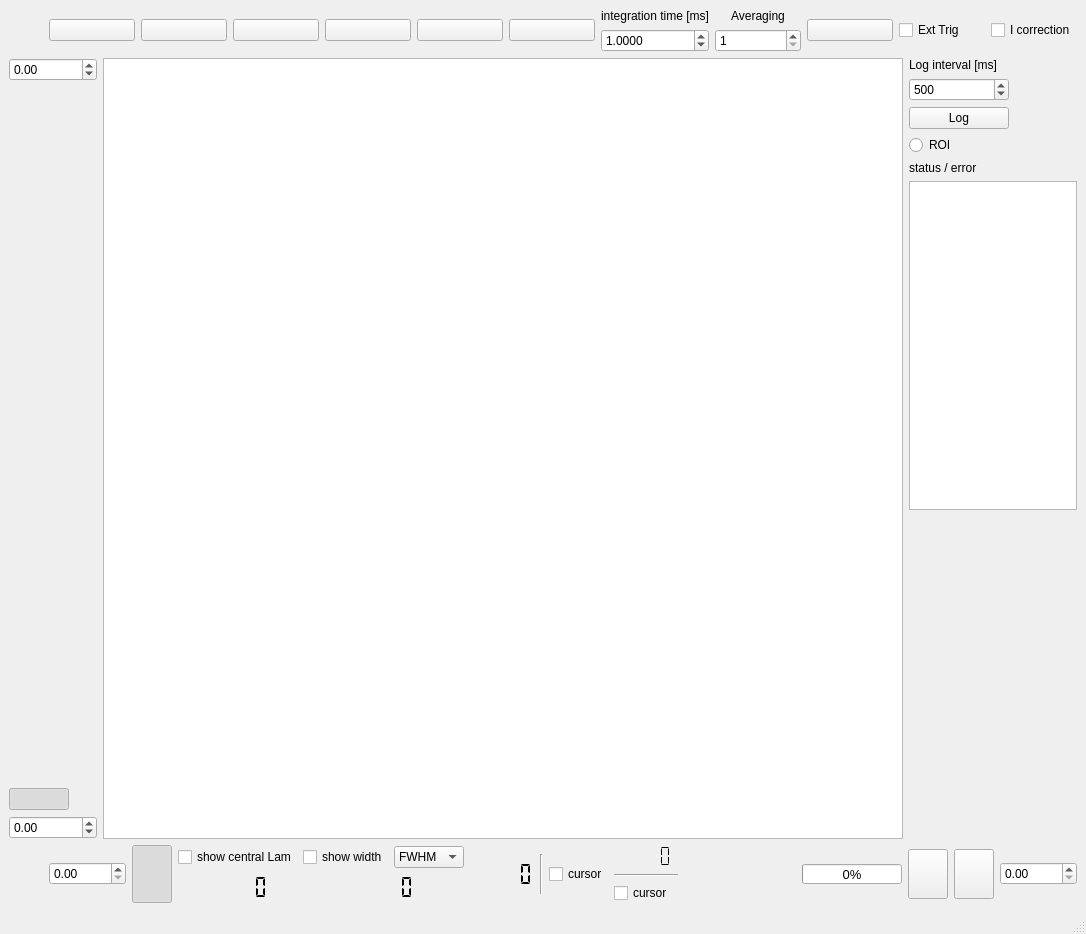
<?xml version="1.0" encoding="UTF-8"?>
<ui version="4.0">
 <class>Spectrometer</class>
 <widget class="QMainWindow" name="Spectrometer">
  <property name="geometry">
   <rect>
    <x>0</x>
    <y>0</y>
    <width>1086</width>
    <height>934</height>
   </rect>
  </property>
  <property name="windowTitle">
   <string>Spectrometer</string>
  </property>
  <property name="animated">
   <bool>true</bool>
  </property>
  <widget class="QWidget" name="centralwidget">
   <property name="sizePolicy">
    <sizepolicy hsizetype="Preferred" vsizetype="MinimumExpanding">
     <horstretch>0</horstretch>
     <verstretch>0</verstretch>
    </sizepolicy>
   </property>
   <layout class="QVBoxLayout" name="verticalLayout_11">
    <item>
     <layout class="QHBoxLayout" name="horizontalLayout_3">
      <item>
       <spacer name="horizontalSpacer_2">
        <property name="orientation">
         <enum>Qt::Horizontal</enum>
        </property>
        <property name="sizeType">
         <enum>QSizePolicy::Fixed</enum>
        </property>
        <property name="sizeHint" stdset="0">
         <size>
          <width>40</width>
          <height>20</height>
         </size>
        </property>
       </spacer>
      </item>
      <item>
       <widget class="QPushButton" name="connectBt">
        <property name="text">
         <string/>
        </property>
        <property name="icon">
         <iconset>
          <normaloff>plug.png</normaloff>plug.png</iconset>
        </property>
        <property name="iconSize">
         <size>
          <width>40</width>
          <height>40</height>
         </size>
        </property>
        <property name="checkable">
         <bool>true</bool>
        </property>
       </widget>
      </item>
      <item>
       <widget class="QPushButton" name="openBt">
        <property name="text">
         <string/>
        </property>
        <property name="icon">
         <iconset>
          <normaloff>folder.png</normaloff>folder.png</iconset>
        </property>
        <property name="iconSize">
         <size>
          <width>40</width>
          <height>40</height>
         </size>
        </property>
       </widget>
      </item>
      <item>
       <widget class="QPushButton" name="saveBt">
        <property name="text">
         <string/>
        </property>
        <property name="icon">
         <iconset>
          <normaloff>save.png</normaloff>save.png</iconset>
        </property>
        <property name="iconSize">
         <size>
          <width>40</width>
          <height>40</height>
         </size>
        </property>
       </widget>
      </item>
      <item>
       <widget class="QPushButton" name="TakeBkgBt">
        <property name="text">
         <string/>
        </property>
        <property name="icon">
         <iconset>
          <normaloff>set bkg.png</normaloff>set bkg.png</iconset>
        </property>
        <property name="iconSize">
         <size>
          <width>70</width>
          <height>40</height>
         </size>
        </property>
       </widget>
      </item>
      <item>
       <widget class="QPushButton" name="BkgBt">
        <property name="enabled">
         <bool>true</bool>
        </property>
        <property name="text">
         <string/>
        </property>
        <property name="icon">
         <iconset>
          <normaloff>bulb grey.png</normaloff>bulb grey.png</iconset>
        </property>
        <property name="iconSize">
         <size>
          <width>40</width>
          <height>40</height>
         </size>
        </property>
        <property name="checkable">
         <bool>true</bool>
        </property>
        <property name="checked">
         <bool>false</bool>
        </property>
        <property name="autoDefault">
         <bool>false</bool>
        </property>
       </widget>
      </item>
      <item>
       <widget class="QPushButton" name="startBt">
        <property name="enabled">
         <bool>true</bool>
        </property>
        <property name="text">
         <string/>
        </property>
        <property name="icon">
         <iconset>
          <normaloff>play.png</normaloff>play.png</iconset>
        </property>
        <property name="iconSize">
         <size>
          <width>40</width>
          <height>40</height>
         </size>
        </property>
        <property name="checkable">
         <bool>true</bool>
        </property>
        <property name="checked">
         <bool>false</bool>
        </property>
       </widget>
      </item>
      <item>
       <layout class="QVBoxLayout" name="verticalLayout">
        <item>
         <widget class="QLabel" name="label">
          <property name="text">
           <string>&lt;html&gt;&lt;head/&gt;&lt;body&gt;&lt;p align=&quot;center&quot;&gt;integration time [ms]&lt;/p&gt;&lt;/body&gt;&lt;/html&gt;</string>
          </property>
         </widget>
        </item>
        <item>
         <widget class="QDoubleSpinBox" name="Tint">
          <property name="decimals">
           <number>4</number>
          </property>
          <property name="minimum">
           <double>0.010000000000000</double>
          </property>
          <property name="maximum">
           <double>100000.000000000000000</double>
          </property>
          <property name="singleStep">
           <double>1.000000000000000</double>
          </property>
          <property name="value">
           <double>1.000000000000000</double>
          </property>
         </widget>
        </item>
       </layout>
      </item>
      <item>
       <layout class="QVBoxLayout" name="verticalLayout_2">
        <item>
         <widget class="QLabel" name="label_2">
          <property name="text">
           <string>&lt;html&gt;&lt;head/&gt;&lt;body&gt;&lt;p align=&quot;center&quot;&gt;Averaging&lt;/p&gt;&lt;/body&gt;&lt;/html&gt;</string>
          </property>
         </widget>
        </item>
        <item>
         <widget class="QSpinBox" name="Averaging">
          <property name="minimum">
           <number>1</number>
          </property>
          <property name="maximum">
           <number>100000</number>
          </property>
          <property name="value">
           <number>1</number>
          </property>
          <property name="displayIntegerBase">
           <number>10</number>
          </property>
         </widget>
        </item>
       </layout>
      </item>
      <item>
       <widget class="QPushButton" name="configBt">
        <property name="text">
         <string/>
        </property>
        <property name="icon">
         <iconset>
          <normaloff>config.png</normaloff>config.png</iconset>
        </property>
        <property name="iconSize">
         <size>
          <width>40</width>
          <height>40</height>
         </size>
        </property>
        <property name="checkable">
         <bool>false</bool>
        </property>
       </widget>
      </item>
      <item>
       <widget class="QCheckBox" name="ExtTrig">
        <property name="text">
         <string>Ext Trig</string>
        </property>
       </widget>
      </item>
      <item>
       <widget class="QCheckBox" name="ICalib">
        <property name="text">
         <string>I correction</string>
        </property>
       </widget>
      </item>
     </layout>
    </item>
    <item>
     <layout class="QHBoxLayout" name="horizontalLayout_4">
      <item>
       <layout class="QVBoxLayout" name="verticalLayout_4">
        <item>
         <widget class="QDoubleSpinBox" name="SetYmax">
          <property name="decimals">
           <number>2</number>
          </property>
          <property name="minimum">
           <double>-100000.000000000000000</double>
          </property>
          <property name="maximum">
           <double>100000.000000000000000</double>
          </property>
         </widget>
        </item>
        <item>
         <spacer name="verticalSpacer">
          <property name="orientation">
           <enum>Qt::Vertical</enum>
          </property>
          <property name="sizeHint" stdset="0">
           <size>
            <width>20</width>
            <height>40</height>
           </size>
          </property>
         </spacer>
        </item>
        <item>
         <widget class="QPushButton" name="ScaleVerBt">
          <property name="maximumSize">
           <size>
            <width>60</width>
            <height>16777215</height>
           </size>
          </property>
          <property name="text">
           <string/>
          </property>
          <property name="icon">
           <iconset>
            <normaloff>double arrow 2.png</normaloff>double arrow 2.png</iconset>
          </property>
          <property name="iconSize">
           <size>
            <width>50</width>
            <height>50</height>
           </size>
          </property>
          <property name="checkable">
           <bool>true</bool>
          </property>
          <property name="checked">
           <bool>true</bool>
          </property>
         </widget>
        </item>
        <item>
         <widget class="QDoubleSpinBox" name="SetYmin">
          <property name="decimals">
           <number>2</number>
          </property>
          <property name="minimum">
           <double>-100000.000000000000000</double>
          </property>
          <property name="maximum">
           <double>100000.000000000000000</double>
          </property>
         </widget>
        </item>
       </layout>
      </item>
      <item>
       <widget class="QGraphicsView" name="SpecView">
        <property name="minimumSize">
         <size>
          <width>800</width>
          <height>400</height>
         </size>
        </property>
       </widget>
      </item>
      <item>
       <layout class="QVBoxLayout" name="verticalLayout_10">
        <item>
         <layout class="QVBoxLayout" name="verticalLayout_9">
          <item>
           <widget class="QLabel" name="label_4">
            <property name="text">
             <string>Log interval [ms]</string>
            </property>
           </widget>
          </item>
          <item>
           <widget class="QDoubleSpinBox" name="log_f">
            <property name="maximumSize">
             <size>
              <width>100</width>
              <height>16777215</height>
             </size>
            </property>
            <property name="decimals">
             <number>0</number>
            </property>
            <property name="maximum">
             <double>99999999.000000000000000</double>
            </property>
            <property name="value">
             <double>500.000000000000000</double>
            </property>
           </widget>
          </item>
          <item>
           <widget class="QPushButton" name="logBtn">
            <property name="maximumSize">
             <size>
              <width>100</width>
              <height>16777215</height>
             </size>
            </property>
            <property name="text">
             <string>Log</string>
            </property>
            <property name="icon">
             <iconset>
              <normaloff>loggg.svg</normaloff>loggg.svg</iconset>
            </property>
            <property name="iconSize">
             <size>
              <width>32</width>
              <height>32</height>
             </size>
            </property>
            <property name="checkable">
             <bool>true</bool>
            </property>
           </widget>
          </item>
          <item>
           <widget class="QRadioButton" name="roiBtn">
            <property name="maximumSize">
             <size>
              <width>100</width>
              <height>16777215</height>
             </size>
            </property>
            <property name="text">
             <string>ROI</string>
            </property>
           </widget>
          </item>
         </layout>
        </item>
        <item>
         <layout class="QVBoxLayout" name="verticalLayout_8">
          <item>
           <widget class="QLabel" name="label_5">
            <property name="maximumSize">
             <size>
              <width>100</width>
              <height>16777215</height>
             </size>
            </property>
            <property name="text">
             <string>status / error</string>
            </property>
           </widget>
          </item>
          <item>
           <widget class="QTextBrowser" name="status">
            <property name="minimumSize">
             <size>
              <width>0</width>
              <height>200</height>
             </size>
            </property>
            <property name="maximumSize">
             <size>
              <width>200</width>
              <height>16777215</height>
             </size>
            </property>
            <property name="font">
             <font>
              <pointsize>10</pointsize>
             </font>
            </property>
           </widget>
          </item>
          <item>
           <spacer name="verticalSpacer_2">
            <property name="orientation">
             <enum>Qt::Vertical</enum>
            </property>
            <property name="sizeHint" stdset="0">
             <size>
              <width>20</width>
              <height>40</height>
             </size>
            </property>
           </spacer>
          </item>
         </layout>
        </item>
       </layout>
      </item>
     </layout>
    </item>
    <item>
     <layout class="QHBoxLayout" name="horizontalLayout_2">
      <property name="sizeConstraint">
       <enum>QLayout::SetFixedSize</enum>
      </property>
      <item>
       <spacer name="horizontalSpacer">
        <property name="orientation">
         <enum>Qt::Horizontal</enum>
        </property>
        <property name="sizeType">
         <enum>QSizePolicy::Fixed</enum>
        </property>
        <property name="sizeHint" stdset="0">
         <size>
          <width>40</width>
          <height>20</height>
         </size>
        </property>
       </spacer>
      </item>
      <item>
       <widget class="QDoubleSpinBox" name="SetXmin">
        <property name="maximumSize">
         <size>
          <width>16777215</width>
          <height>16777215</height>
         </size>
        </property>
        <property name="decimals">
         <number>2</number>
        </property>
        <property name="maximum">
         <double>10000.000000000000000</double>
        </property>
       </widget>
      </item>
      <item>
       <widget class="QPushButton" name="ScaleHorBt">
        <property name="maximumSize">
         <size>
          <width>16777215</width>
          <height>60</height>
         </size>
        </property>
        <property name="text">
         <string/>
        </property>
        <property name="icon">
         <iconset>
          <normaloff>double arrow.png</normaloff>double arrow.png</iconset>
        </property>
        <property name="iconSize">
         <size>
          <width>50</width>
          <height>50</height>
         </size>
        </property>
        <property name="checkable">
         <bool>true</bool>
        </property>
        <property name="checked">
         <bool>true</bool>
        </property>
       </widget>
      </item>
      <item>
       <layout class="QVBoxLayout" name="verticalLayout_5">
        <property name="sizeConstraint">
         <enum>QLayout::SetMinimumSize</enum>
        </property>
       </layout>
      </item>
      <item>
       <layout class="QVBoxLayout" name="verticalLayout_6">
        <item>
         <widget class="QCheckBox" name="ShowLam">
          <property name="text">
           <string>show central Lam</string>
          </property>
         </widget>
        </item>
        <item>
         <widget class="QLCDNumber" name="lam_cent">
          <property name="maximumSize">
           <size>
            <width>16777215</width>
            <height>25</height>
           </size>
          </property>
          <property name="font">
           <font>
            <bold>false</bold>
           </font>
          </property>
          <property name="styleSheet">
           <string notr="true"/>
          </property>
          <property name="lineWidth">
           <number>0</number>
          </property>
          <property name="smallDecimalPoint">
           <bool>false</bool>
          </property>
          <property name="segmentStyle">
           <enum>QLCDNumber::Flat</enum>
          </property>
         </widget>
        </item>
       </layout>
      </item>
      <item>
       <layout class="QVBoxLayout" name="verticalLayout_7">
        <item>
         <layout class="QHBoxLayout" name="horizontalLayout_5">
          <item>
           <widget class="QCheckBox" name="ShowWidth">
            <property name="maximumSize">
             <size>
              <width>16777215</width>
              <height>30</height>
             </size>
            </property>
            <property name="text">
             <string>show width</string>
            </property>
           </widget>
          </item>
          <item>
           <widget class="QComboBox" name="width_type">
            <item>
             <property name="text">
              <string>FWHM</string>
             </property>
            </item>
            <item>
             <property name="text">
              <string>e^-2</string>
             </property>
            </item>
            <item>
             <property name="text">
              <string>4sigma</string>
             </property>
            </item>
           </widget>
          </item>
         </layout>
        </item>
        <item>
         <widget class="QLCDNumber" name="lam_width">
          <property name="maximumSize">
           <size>
            <width>16777215</width>
            <height>25</height>
           </size>
          </property>
          <property name="font">
           <font>
            <bold>false</bold>
           </font>
          </property>
          <property name="styleSheet">
           <string notr="true"/>
          </property>
          <property name="lineWidth">
           <number>0</number>
          </property>
          <property name="segmentStyle">
           <enum>QLCDNumber::Flat</enum>
          </property>
         </widget>
        </item>
       </layout>
      </item>
      <item>
       <layout class="QHBoxLayout" name="horizontalLayout">
        <property name="sizeConstraint">
         <enum>QLayout::SetMinimumSize</enum>
        </property>
        <item>
         <widget class="QLCDNumber" name="vpos">
          <property name="font">
           <font>
            <bold>false</bold>
           </font>
          </property>
          <property name="styleSheet">
           <string notr="true"/>
          </property>
          <property name="lineWidth">
           <number>0</number>
          </property>
          <property name="segmentStyle">
           <enum>QLCDNumber::Flat</enum>
          </property>
         </widget>
        </item>
        <item>
         <widget class="Line" name="line_2">
          <property name="maximumSize">
           <size>
            <width>16777215</width>
            <height>40</height>
           </size>
          </property>
          <property name="orientation">
           <enum>Qt::Vertical</enum>
          </property>
         </widget>
        </item>
        <item>
         <widget class="QCheckBox" name="VerCursor">
          <property name="maximumSize">
           <size>
            <width>16777215</width>
            <height>30</height>
           </size>
          </property>
          <property name="text">
           <string>cursor</string>
          </property>
         </widget>
        </item>
       </layout>
      </item>
      <item>
       <layout class="QVBoxLayout" name="verticalLayout_3">
        <property name="sizeConstraint">
         <enum>QLayout::SetMinimumSize</enum>
        </property>
        <item>
         <widget class="QLCDNumber" name="hpos">
          <property name="lineWidth">
           <number>0</number>
          </property>
          <property name="segmentStyle">
           <enum>QLCDNumber::Flat</enum>
          </property>
         </widget>
        </item>
        <item>
         <widget class="Line" name="line">
          <property name="maximumSize">
           <size>
            <width>16777215</width>
            <height>20</height>
           </size>
          </property>
          <property name="orientation">
           <enum>Qt::Horizontal</enum>
          </property>
         </widget>
        </item>
        <item>
         <widget class="QCheckBox" name="HorizCursor">
          <property name="maximumSize">
           <size>
            <width>16777215</width>
            <height>25</height>
           </size>
          </property>
          <property name="text">
           <string>cursor</string>
          </property>
         </widget>
        </item>
       </layout>
      </item>
      <item>
       <spacer name="horizontalSpacer_3">
        <property name="orientation">
         <enum>Qt::Horizontal</enum>
        </property>
        <property name="sizeHint" stdset="0">
         <size>
          <width>40</width>
          <height>20</height>
         </size>
        </property>
       </spacer>
      </item>
      <item>
       <widget class="QProgressBar" name="WaitBar">
        <property name="sizePolicy">
         <sizepolicy hsizetype="Fixed" vsizetype="Fixed">
          <horstretch>180</horstretch>
          <verstretch>20</verstretch>
         </sizepolicy>
        </property>
        <property name="minimumSize">
         <size>
          <width>100</width>
          <height>0</height>
         </size>
        </property>
        <property name="maximumSize">
         <size>
          <width>16777215</width>
          <height>20</height>
         </size>
        </property>
        <property name="font">
         <font>
          <pointsize>10</pointsize>
         </font>
        </property>
        <property name="value">
         <number>0</number>
        </property>
       </widget>
      </item>
      <item>
       <widget class="QPushButton" name="clipBt">
        <property name="maximumSize">
         <size>
          <width>16777215</width>
          <height>50</height>
         </size>
        </property>
        <property name="text">
         <string/>
        </property>
        <property name="icon">
         <iconset>
          <normaloff>paper clip.png</normaloff>paper clip.png</iconset>
        </property>
        <property name="iconSize">
         <size>
          <width>40</width>
          <height>40</height>
         </size>
        </property>
       </widget>
      </item>
      <item>
       <widget class="QPushButton" name="CleanBt">
        <property name="maximumSize">
         <size>
          <width>16777215</width>
          <height>50</height>
         </size>
        </property>
        <property name="text">
         <string/>
        </property>
        <property name="icon">
         <iconset>
          <normaloff>clean.png</normaloff>clean.png</iconset>
        </property>
        <property name="iconSize">
         <size>
          <width>40</width>
          <height>40</height>
         </size>
        </property>
       </widget>
      </item>
      <item>
       <widget class="QDoubleSpinBox" name="SetXmax">
        <property name="maximumSize">
         <size>
          <width>16777215</width>
          <height>16777215</height>
         </size>
        </property>
        <property name="decimals">
         <number>2</number>
        </property>
        <property name="maximum">
         <double>10000.000000000000000</double>
        </property>
        <property name="singleStep">
         <double>1.000000000000000</double>
        </property>
       </widget>
      </item>
     </layout>
    </item>
   </layout>
  </widget>
  <widget class="QMenuBar" name="menubar">
   <property name="geometry">
    <rect>
     <x>0</x>
     <y>0</y>
     <width>1086</width>
     <height>22</height>
    </rect>
   </property>
  </widget>
  <widget class="QStatusBar" name="statusbar"/>
 </widget>
 <resources/>
 <connections/>
</ui>
